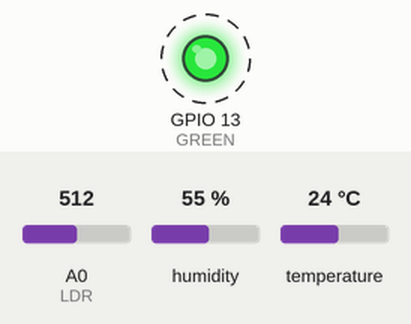
The sketch below on a simulated ESP8266 (NodeMCU). Shown: output pins drawn as LEDs (lit = HIGH). Wiring (inferred from the names in the program): DHT11 sensor: data GPIO 14. Dashed ring = blinking. The test bench sets the inputs (shaded band); at power-on: A0 (LDR) = 512, humidity 55 %, temperature 24 °C. WiFi joins after 1.5 s; servers stay silent unless stated; what the sketch prints to the serial monitor is not drawn.

Above: at 2.2 s.
Timing chart, 0 to 7.2 s (numbered marks = the images above):
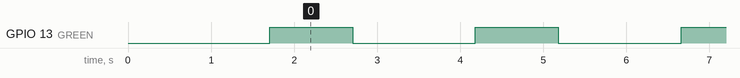

Measured:
- by itself, GPIO 13 (GREEN): alternates HIGH for 1.0 s and LOW for 1.5 s

The sketch:

Witty_ESP-12F_DHT11_n_Light_Sensor_to_ThingSpeak.ino
```cpp
/*   Witty ESP-12F based IoT node with DHT11 and built-in LDR sensor
 *   Based on DHT11 + ESP8266 example found here:
 *    https://learn.adafruit.com/esp8266-temperature-slash-humidity-webserver/code
 *
 *   by Mike Mike Barela
 *
 *   Version 1.0  25/01/2016  Version 1.0    Dragutin Cvetkovic
 */


#include <ESP8266WiFi.h>
#include <DHT.h>
#define DHTTYPE DHT11
#define DHTPIN  14
#define LDR     A0
#define BUTTON  4
#define RED     15
#define BLUE    12
#define GREEN   13


// replace with your channel’s thingspeak API key and your SSID and password
String apiKey = "YUNNBF1UYS1B5IGV";
const char* ssid = "IoTtest";
const char* password = "dr4gut1n";
const char* server = "api.thingspeak.com";

WiFiClient client;

// Initialize DHT sensor
// NOTE: For working with a faster than ATmega328p 16 MHz Arduino chip, like an ESP8266,
// you need to increase the threshold for cycle counts considered a 1 or 0.
// You can do this by passing a 3rd parameter for this threshold.  It's a bit
// of fiddling to find the right value, but in general the faster the CPU the
// higher the value.  The default for a 16mhz AVR is a value of 6.  For an
// Arduino Due that runs at 84mhz a value of 30 works.
// This is for the ESP8266 processor on ESP-01
DHT dht(DHTPIN, DHTTYPE, 11); // 11 works fine for ESP8266

float h, t, ldr, humidity, temp; // Values read from the sensor

unsigned long previousMillis = 0;        // will store last temp was read
const long interval = 2000;              // interval at which to read sensor

void setup(void) {

    Serial.begin(115200);
    dht.begin();

    WiFi.begin(ssid, password);

    Serial.println();
    Serial.println();
    Serial.print("Connecting to ");
    Serial.println(ssid);

    WiFi.begin(ssid, password);

    while (WiFi.status() != WL_CONNECTED)
    {
        delay(500);
        Serial.print(".");
    }
    Serial.println("");
    Serial.println("WiFi connected");

    pinMode(LDR, INPUT);
    pinMode(GREEN, OUTPUT);
}

void loop(void) {

//    h = dht.readHumidity();
//    t = dht.readTemperature();
//    if (isnan(h) || isnan(t))
//    {
//        Serial.println("Failed to read from DHT sensor!");
//        //return;
//    }
//
//    ldr = analogRead(LDR);


    getSensors();           // read sensors


    if (client.connect(server,80)) {
        String postStr = apiKey;
        postStr +="&field1=";
        postStr += String(temp);
        postStr +="&field2=";
        postStr += String(humidity);
        postStr += "&field3=";
        postStr += String(ldr);
        postStr += "\r\n\r\n";


        client.print("POST /update HTTP/1.1\n");
        client.print("Host: api.thingspeak.com\n");
        client.print("Connection: close\n");
        client.print("X-THINGSPEAKAPIKEY: "+apiKey+"\n");
        client.print("Content-Type: application/x-www-form-urlencoded\n");
        client.print("Content-Length: ");
        client.print(postStr.length());
        client.print("\n\n");
        client.print(postStr);

        Serial.print("Temperature: ");
        Serial.println(temp);
        Serial.print("Humidity: ");
        Serial.println(humidity);
        Serial.print("LDR: ");
        Serial.println(ldr);
        Serial.println("Sending data to Thingspeak");
    }
    client.stop();

//    Serial.println("Waiting 20 secs");
// thingspeak needs at least a 15 sec delay between updates
// 20 seconds to be safe
//    delay(20000);

    digitalWrite(GREEN, HIGH);   // turn the LED on (HIGH is the voltage level)
    delay(1000);              // wait for a second
    digitalWrite(GREEN, LOW);    // turn the LED off by making the voltage LOW
    delay(1000);              // wait for a second


}

void getSensors() {
  // Wait at least 2 seconds seconds between measurements.
  // if the difference between the current time and last time you read
  // the sensor is bigger than the interval you set, read the sensor
  // Works better than delay for things happening elsewhere also
  unsigned long currentMillis = millis();

  if(currentMillis - previousMillis >= interval) {
    // save the last time you read the sensor
    previousMillis = currentMillis;

    // Reading temperature for humidity takes about 250 milliseconds!
    // Sensor readings may also be up to 2 seconds 'old' (it's a very slow sensor)
    Serial.println("Reading humidity");
    humidity = dht.readHumidity();          // Read humidity (percent)

    Serial.println("Reading temperature");
    //temp_f = dht.readTemperature(true);     // Read temperature as Fahrenheit
    temp = dht.readTemperature();           // Read temperature in Celsius

    Serial.println("Reading LDR");
    ldr = analogRead(LDR);

    // Check if any reads failed and exit early (to try again).
    if (isnan(humidity) || isnan(temp)) {
      Serial.println("Failed to read from DHT sensor!");
      return;
    }


  } else {

    Serial.println("==================== Skipping ====================");
  }
}
```
